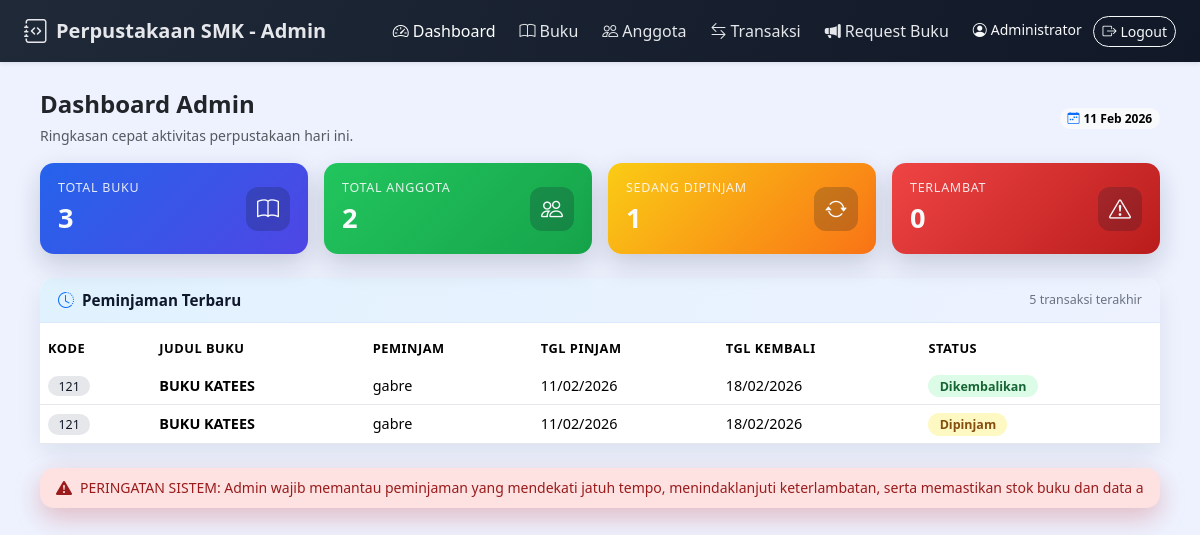
Page /admin/dashboard.php (signed in) on the committed database.
### tables this page shows
CREATE TABLE `peminjaman` (
  `id` int NOT NULL,
  `id_user` int NOT NULL,
  `id_buku` int NOT NULL,
  `tanggal_pinjam` date NOT NULL,
  `tanggal_kembali` date NOT NULL,
  `tanggal_dikembalikan` date DEFAULT NULL,
  `status` enum('dipinjam','dikembalikan','terlambat') NOT NULL DEFAULT 'dipinjam',
  `denda` decimal(10,2) DEFAULT '0.00',
  `catatan` text
);

CREATE TABLE `buku` (
  `id` int NOT NULL,
  `kode_buku` varchar(20) NOT NULL,
  `judul_buku` varchar(200) NOT NULL,
  `pengarang` varchar(100) NOT NULL,
  `penerbit` varchar(100) DEFAULT NULL,
  `tahun_terbit` year DEFAULT NULL,
  `kategori` varchar(50) DEFAULT NULL,
  `jumlah_buku` int NOT NULL DEFAULT '0',
  `stok_tersedia` int NOT NULL DEFAULT '0',
  `lokasi_rak` varchar(20) DEFAULT NULL,
  `tanggal_input` datetime DEFAULT CURRENT_TIMESTAMP
);

CREATE TABLE `users` (
  `id` int NOT NULL,
  `username` varchar(50) NOT NULL,
  `password` varchar(255) NOT NULL,
  `nama_lengkap` varchar(100) NOT NULL,
  `email` varchar(100) DEFAULT NULL,
  `no_telp` varchar(20) DEFAULT NULL,
  `alamat` text,
  `role` enum('admin','anggota') NOT NULL DEFAULT 'anggota',
  `status` enum('aktif','nonaktif') NOT NULL DEFAULT 'aktif',
  `tanggal_daftar` datetime DEFAULT CURRENT_TIMESTAMP
);

### admin/dashboard.php (the view, shortened to what this page needs)
<?php
require_once '../config.php';
$total_buku        = mysqli_fetch_assoc(mysqli_query($conn, "SELECT COUNT(*) AS total FROM buku"))['total'];
$total_anggota     = mysqli_fetch_assoc(mysqli_query($conn, "SELECT COUNT(*) AS total FROM users WHERE role='anggota'"))['total'];
$total_peminjaman  = mysqli_fetch_assoc(mysqli_query($conn, "SELECT COUNT(*) AS total FROM peminjaman WHERE status='dipinjam'"))['total'];
$total_terlambat   = mysqli_fetch_assoc(mysqli_query($conn, "SELECT COUNT(*) AS total FROM peminjaman WHERE status='terlambat'"))['total'];
$peminjaman_terbaru = mysqli_query($conn, "
    SELECT p.*, u.nama_lengkap, b.judul_buku, b.kode_buku
    FROM peminjaman p
    JOIN users u ON p.id_user = u.id
    JOIN buku b ON p.id_buku = b.id
    ORDER BY p.tanggal_pinjam DESC
    LIMIT 5
");
?>
<!doctype html>
<html lang="id">
<head>
    <link href="https://cdn.jsdelivr.net/npm/bootstrap@5.3.3/dist/css/bootstrap.min.css" rel="stylesheet">
    <link href="https://cdn.jsdelivr.net/npm/bootstrap-icons@1.11.3/font/bootstrap-icons.css" rel="stylesheet">
</head>
<body>
    <nav class="navbar navbar-expand-lg navbar-app shadow-sm">
        <div class="container-fluid px-3 px-lg-4">
            <a class="navbar-brand d-flex align-items-center gap-2" href="#">
                <i class="bi bi-journal-code fs-4"></i>
                <span class="fw-semibold">Perpustakaan SMK - Admin</span>
            </a>
            <div class="collapse navbar-collapse" id="nav">
                <ul class="navbar-nav ms-auto align-items-lg-center gap-lg-2">
                    <li class="nav-item">
                        <a class="nav-link active" href="dashboard.php"><i class="bi bi-speedometer2 me-1"></i>Dashboard</a>
                    </li>
                    <li class="nav-item">
                        <a class="nav-link" href="kelola_buku.php"><i class="bi bi-book me-1"></i>Buku</a>
                    </li>
                    <li class="nav-item">
                        <a class="nav-link" href="kelola_anggota.php"><i class="bi bi-people me-1"></i>Anggota</a>
                    </li>
                    <li class="nav-item">
                        <a class="nav-link" href="transaksi.php"><i class="bi bi-arrow-left-right me-1"></i>Transaksi</a>
                    </li>
                    <li class="nav-item">
                        <a class="nav-link" href="request_buku.php">
                            <i class="bi bi-megaphone-fill me-1"></i>Request Buku
                        </a>
                    </li>
                    <li class="nav-item d-none d-lg-block ms-2">
                        <span class="text-light small me-2">
                            <i class="bi bi-person-circle me-1"></i><?php echo htmlspecialchars($_SESSION['nama_lengkap']); ?>
                        </span>
                        <a href="../logout.php" class="btn btn-outline-light btn-sm rounded-pill">
                            <i class="bi bi-box-arrow-right me-1"></i>Logout
                        </a>
                    </li>
                </ul>
            </div>
        </div>
    </nav>
    <div class="page-wrapper">
        <div class="d-flex flex-column flex-md-row justify-content-between align-items-md-center gap-2 mb-3">
            <div>
                <h4 class="fw-semibold mb-1">Dashboard Admin</h4>
                <small class="text-muted">Ringkasan cepat aktivitas perpustakaan hari ini.</small>
            </div>
            <span class="badge rounded-pill text-bg-light">
                <i class="bi bi-calendar-week me-1 text-primary"></i><?php echo date('d M Y'); ?>
            </span>
        </div>
        <div class="row g-3 mb-4">
            <div class="col-12 col-sm-6 col-lg-3">
                <div class="stat-card total-buku">
                    <div>
                        <div class="label">Total Buku</div>
                        <div class="value"><?php echo $total_buku; ?></div>
                    </div>
                    <div class="stat-icon">
                        <i class="bi bi-book"></i>
                    </div>
                </div>
            </div>
            <div class="col-12 col-sm-6 col-lg-3">
                <div class="stat-card total-anggota">
                    <div>
                        <div class="label">Total Anggota</div>
                        <div class="value"><?php echo $total_anggota; ?></div>
                    </div>
                    <div class="stat-icon">
                        <i class="bi bi-people"></i>
                    </div>
                </div>
            </div>
            <div class="col-12 col-sm-6 col-lg-3">
                <div class="stat-card sedang-dipinjam">
                    <div>
                        <div class="label">Sedang Dipinjam</div>
                        <div class="value"><?php echo $total_peminjaman; ?></div>
                    </div>
                    <div class="stat-icon">
                        <i class="bi bi-arrow-repeat"></i>
                    </div>
                </div>
            </div>
            <div class="col-12 col-sm-6 col-lg-3">
                <div class="stat-card terlambat">
                    <div>
                        <div class="label">Terlambat</div>
                        <div class="value"><?php echo $total_terlambat; ?></div>
                    </div>
                    <div class="stat-icon">
                        <i class="bi bi-exclamation-triangle"></i>
                    </div>
                </div>
            </div>
        </div>
        <div class="card-section mb-4">
            <div class="card-section-header d-flex justify-content-between align-items-center">
                <div class="d-flex align-items-center gap-2">
                    <i class="bi bi-clock-history text-primary"></i>
                    <h6 class="mb-0">Peminjaman Terbaru</h6>
                </div>
                <small>5 transaksi terakhir</small>
            </div>
            <div class="card-body pt-2">
                <div class="table-responsive">
                    <table class="table table-modern mb-0">
                        <thead>
                            <tr>
                                <th>Kode</th>
                                <th>Judul Buku</th>
                                <th>Peminjam</th>
                                <th>Tgl Pinjam</th>
                                <th>Tgl Kembali</th>
                                <th>Status</th>
                            </tr>
                        </thead>
                        <tbody>
                            <?php if (mysqli_num_rows($peminjaman_terbaru) > 0): ?>
                                <?php while ($row = mysqli_fetch_assoc($peminjaman_terbaru)): ?>
                                    <?php
                                    $statusClass = strtolower($row['status']);
                                    ?>
                                    <tr>
                                        <td>
                                            <span class="kode-pill">
                                                <?php echo htmlspecialchars($row['kode_buku']); ?>
                                            </span>
                                        </td>
                                        <td class="fw-semibold"><?php echo htmlspecialchars($row['judul_buku']); ?></td>
                                        <td><?php echo htmlspecialchars($row['nama_lengkap']); ?></td>
                                        <td><?php echo date('d/m/Y', strtotime($row['tanggal_pinjam'])); ?></td>
                                        <td><?php echo date('d/m/Y', strtotime($row['tanggal_kembali'])); ?></td>
                                        <td>
                                            <span class="status-badge <?php echo $statusClass; ?>">
                                                <?php echo ucfirst($row['status']); ?>
                                            </span>
                                        </td>
                                    </tr>
                                <?php endwhile; ?>
                            <?php endif; ?>
                        </tbody>
                    </table>
                </div>
            </div>
        </div>
        <div class="mt-3">
            <div class="alert-ticker d-flex align-items-center px-3 py-2">
                <i class="bi bi-exclamation-triangle-fill me-2 blink-icon"></i>
                <div class="overflow-hidden flex-grow-1">
                    <div class="small alert-ticker-text">
                        PERINGATAN SISTEM: Admin wajib memantau peminjaman yang mendekati jatuh tempo,
                        menindaklanjuti keterlambatan, serta memastikan stok buku dan data anggota selalu
                        ter-update. Segera laporkan jika ditemukan aktivitas yang mencurigakan atau data
                        transaksi yang tidak sesuai.
                    </div>
                </div>
            </div>
        </div>
    </div>
</body>
</html>

### admin/dashboard.php (style rules this page uses)
body { background: #eef2ff; font-family: system-ui, -apple-system, "Segoe UI", sans-serif; }
.navbar-app { background: linear-gradient(120deg, #1f2937, #111827); }
.navbar-app .navbar-brand, .navbar-app .nav-link { color: #e5e7eb !important; font-weight: 500; }
.navbar-app .nav-link.active, .navbar-app .nav-link:hover { color: #ffffff !important; }
.page-wrapper { padding: 24px 16px 32px; }
@media (min-width:992px) { .page-wrapper { padding: 28px 40px 40px; } }
.stat-card { border: none; border-radius: 14px; color: #f9fafb; padding: 16px 18px; display: flex; justify-content: space-between; align-items: center; box-shadow: 0 10px 26px rgba(15, 23, 42, .18); transition: transform .18s ease, box-shadow .18s ease, filter .18s ease; }
.stat-card .label { font-size: .78rem; text-transform: uppercase; letter-spacing: .06em; opacity: .9; }
.stat-card .value { font-size: 1.7rem; font-weight: 700; }
.stat-card.total-buku { background: linear-gradient(135deg, #2563eb, #4f46e5); }
.stat-card.total-anggota { background: linear-gradient(135deg, #22c55e, #16a34a); }
.stat-card.sedang-dipinjam { background: linear-gradient(135deg, #facc15, #f97316); }
.stat-card.terlambat { background: linear-gradient(135deg, #ef4444, #b91c1c); }
.stat-icon { width: 44px; height: 44px; border-radius: 12px; display: flex; align-items: center; justify-content: center; font-size: 22px; background: rgba(15, 23, 42, .22); }
.card-section { border: none; border-radius: 14px; background: #ffffff; box-shadow: 0 10px 26px rgba(15, 23, 42, .08); }
.card-section-header { border-radius: 14px 14px 0 0; padding: 10px 18px; background: linear-gradient(120deg, #e0f2fe, #eef2ff); border-bottom: 1px solid #dbeafe; }
.card-section-header h6 { margin: 0; font-weight: 600; font-size: .95rem; display: flex; align-items: center; gap: 6px; color: #0f172a; }
.card-section-header small { font-size: .78rem; color: #6b7280; }
.table-modern { margin-bottom: 0; }
.table-modern thead { background: #0f172a; color: #e5e7eb; }
.table-modern thead th { border: none; font-size: .8rem; text-transform: uppercase; letter-spacing: .04em; }
.table-modern tbody td { font-size: .9rem; vertical-align: middle; border-color: #e5e7eb; }
.table-modern tbody tr:nth-child(odd) { background: #f9fafb; }
.kode-pill { border-radius: 999px; padding: .12rem .65rem; font-size: .78rem; background: #e5e7eb; color: #111827; }
.status-badge { border-radius: 999px; padding: .18rem .7rem; font-size: .78rem; font-weight: 600; }
.status-badge.dipinjam { background: #fef9c3; color: #854d0e; }
.status-badge.dikembalikan { background: #dcfce7; color: #166534; }
.alert-ticker { border: none; border-radius: 14px; background: #fee2e2; color: #991b1b; box-shadow: 0 10px 26px rgba(185, 28, 28, .25); overflow: hidden; }
.alert-ticker .blink-icon { animation: blink 1.2s step-start infinite; }
.alert-ticker-text { white-space: nowrap; animation: ticker 25s linear infinite; }

### rows in the picture
peminjaman: id_buku.kode_buku "121", id_buku.judul_buku "BUKU KATEES", id_user.nama_lengkap "gabre", tanggal_pinjam "11/02/2026", tanggal_kembali "18/02/2026", status "Dikembalikan"
peminjaman: id_buku.kode_buku "121", id_buku.judul_buku "BUKU KATEES", id_user.nama_lengkap "gabre", tanggal_pinjam "11/02/2026", tanggal_kembali "18/02/2026", status "Dipinjam"

### other values in the picture
$_SESSION['nama_lengkap'] "Administrator"
$total_buku "3"
$total_anggota "2"
$total_peminjaman "1"
$total_terlambat "0"
